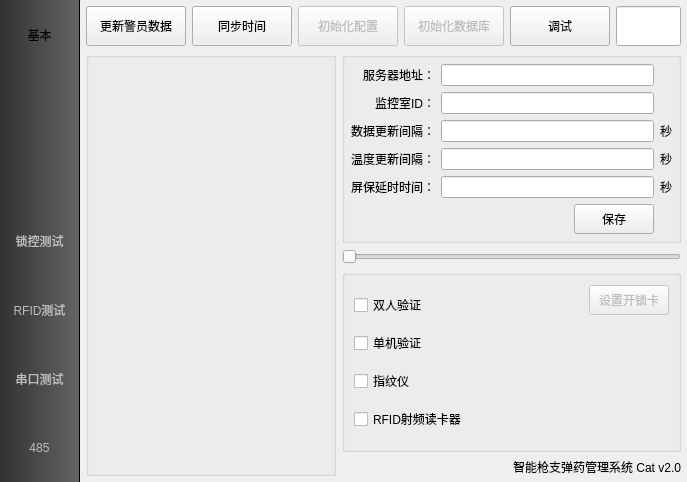
<?xml version="1.0" encoding="UTF-8"?>
<ui version="4.0">
 <class>Setup</class>
 <widget class="QWidget" name="Setup">
  <property name="geometry">
   <rect>
    <x>0</x>
    <y>0</y>
    <width>687</width>
    <height>482</height>
   </rect>
  </property>
  <layout class="QHBoxLayout" name="mainLayout">
   <property name="spacing">
    <number>0</number>
   </property>
   <property name="leftMargin">
    <number>0</number>
   </property>
   <property name="topMargin">
    <number>0</number>
   </property>
   <property name="rightMargin">
    <number>0</number>
   </property>
   <property name="bottomMargin">
    <number>0</number>
   </property>
   <item>
    <widget class="QWidget" name="buttonWidget" native="true">
     <property name="sizePolicy">
      <sizepolicy hsizetype="Fixed" vsizetype="Preferred">
       <horstretch>0</horstretch>
       <verstretch>0</verstretch>
      </sizepolicy>
     </property>
     <property name="minimumSize">
      <size>
       <width>80</width>
       <height>0</height>
      </size>
     </property>
     <property name="styleSheet">
      <string notr="true">background-color: qlineargradient(spread:pad, x1:0, y1:0, x2:1, y2:0, stop:0 rgba(50, 50, 50, 255), stop:1 rgba(100, 100, 100, 255));
border: none;
border-right:1px solid;
border-color: rgb(0, 0, 0);
</string>
     </property>
     <layout class="QVBoxLayout" name="buttonLayout">
      <property name="spacing">
       <number>0</number>
      </property>
      <property name="leftMargin">
       <number>0</number>
      </property>
      <property name="topMargin">
       <number>0</number>
      </property>
      <property name="rightMargin">
       <number>0</number>
      </property>
      <property name="bottomMargin">
       <number>0</number>
      </property>
      <item>
       <widget class="QToolButton" name="welcome">
        <property name="sizePolicy">
         <sizepolicy hsizetype="Preferred" vsizetype="Preferred">
          <horstretch>0</horstretch>
          <verstretch>0</verstretch>
         </sizepolicy>
        </property>
        <property name="text">
         <string>基本</string>
        </property>
       </widget>
      </item>
      <item>
       <widget class="QToolButton" name="setup6">
        <property name="enabled">
         <bool>false</bool>
        </property>
        <property name="sizePolicy">
         <sizepolicy hsizetype="Preferred" vsizetype="Preferred">
          <horstretch>0</horstretch>
          <verstretch>0</verstretch>
         </sizepolicy>
        </property>
       </widget>
      </item>
      <item>
       <widget class="QToolButton" name="setupMusic">
        <property name="enabled">
         <bool>false</bool>
        </property>
        <property name="sizePolicy">
         <sizepolicy hsizetype="Preferred" vsizetype="Preferred">
          <horstretch>0</horstretch>
          <verstretch>0</verstretch>
         </sizepolicy>
        </property>
        <property name="icon">
         <iconset resource="../ImgSrc.qrc">
          <normaloff>:/img/setup/music.png</normaloff>:/img/setup/music.png</iconset>
        </property>
        <property name="iconSize">
         <size>
          <width>40</width>
          <height>40</height>
         </size>
        </property>
       </widget>
      </item>
      <item>
       <widget class="QToolButton" name="lockTest">
        <property name="enabled">
         <bool>false</bool>
        </property>
        <property name="sizePolicy">
         <sizepolicy hsizetype="Preferred" vsizetype="Preferred">
          <horstretch>0</horstretch>
          <verstretch>0</verstretch>
         </sizepolicy>
        </property>
        <property name="text">
         <string>锁控测试</string>
        </property>
        <property name="icon">
         <iconset resource="../ImgSrc.qrc">
          <normaloff>:/img/setup/lock.png</normaloff>:/img/setup/lock.png</iconset>
        </property>
        <property name="iconSize">
         <size>
          <width>40</width>
          <height>40</height>
         </size>
        </property>
       </widget>
      </item>
      <item>
       <widget class="QToolButton" name="rfidTest">
        <property name="enabled">
         <bool>false</bool>
        </property>
        <property name="sizePolicy">
         <sizepolicy hsizetype="Preferred" vsizetype="Preferred">
          <horstretch>0</horstretch>
          <verstretch>0</verstretch>
         </sizepolicy>
        </property>
        <property name="text">
         <string>RFID测试</string>
        </property>
        <property name="icon">
         <iconset resource="../ImgSrc.qrc">
          <normaloff>:/img/setup/rfid.png</normaloff>:/img/setup/rfid.png</iconset>
        </property>
        <property name="iconSize">
         <size>
          <width>40</width>
          <height>40</height>
         </size>
        </property>
       </widget>
      </item>
      <item>
       <widget class="QToolButton" name="serialTest">
        <property name="enabled">
         <bool>false</bool>
        </property>
        <property name="sizePolicy">
         <sizepolicy hsizetype="Preferred" vsizetype="Preferred">
          <horstretch>0</horstretch>
          <verstretch>0</verstretch>
         </sizepolicy>
        </property>
        <property name="text">
         <string>串口测试</string>
        </property>
        <property name="icon">
         <iconset resource="../ImgSrc.qrc">
          <normaloff>:/img/setup/serial.png</normaloff>:/img/setup/serial.png</iconset>
        </property>
        <property name="iconSize">
         <size>
          <width>40</width>
          <height>40</height>
         </size>
        </property>
       </widget>
      </item>
      <item>
       <widget class="QToolButton" name="rs485Test">
        <property name="enabled">
         <bool>false</bool>
        </property>
        <property name="sizePolicy">
         <sizepolicy hsizetype="Preferred" vsizetype="Preferred">
          <horstretch>0</horstretch>
          <verstretch>0</verstretch>
         </sizepolicy>
        </property>
        <property name="text">
         <string>485</string>
        </property>
        <property name="iconSize">
         <size>
          <width>40</width>
          <height>40</height>
         </size>
        </property>
       </widget>
      </item>
     </layout>
    </widget>
   </item>
   <item>
    <widget class="QWidget" name="setupWidget" native="true">
     <layout class="QGridLayout" name="gridLayout_2">
      <property name="leftMargin">
       <number>6</number>
      </property>
      <property name="topMargin">
       <number>6</number>
      </property>
      <property name="rightMargin">
       <number>6</number>
      </property>
      <property name="bottomMargin">
       <number>6</number>
      </property>
      <item row="0" column="0" colspan="2">
       <widget class="QWidget" name="widget_2" native="true">
        <property name="sizePolicy">
         <sizepolicy hsizetype="Preferred" vsizetype="Fixed">
          <horstretch>0</horstretch>
          <verstretch>0</verstretch>
         </sizepolicy>
        </property>
        <layout class="QHBoxLayout" name="horizontalLayout_2">
         <property name="leftMargin">
          <number>0</number>
         </property>
         <property name="topMargin">
          <number>0</number>
         </property>
         <property name="rightMargin">
          <number>0</number>
         </property>
         <property name="bottomMargin">
          <number>0</number>
         </property>
         <item>
          <widget class="QPushButton" name="updatePolice">
           <property name="sizePolicy">
            <sizepolicy hsizetype="Fixed" vsizetype="Fixed">
             <horstretch>0</horstretch>
             <verstretch>0</verstretch>
            </sizepolicy>
           </property>
           <property name="minimumSize">
            <size>
             <width>100</width>
             <height>40</height>
            </size>
           </property>
           <property name="focusPolicy">
            <enum>Qt::NoFocus</enum>
           </property>
           <property name="text">
            <string>更新警员数据</string>
           </property>
          </widget>
         </item>
         <item>
          <widget class="QPushButton" name="updateTime">
           <property name="sizePolicy">
            <sizepolicy hsizetype="Fixed" vsizetype="Fixed">
             <horstretch>0</horstretch>
             <verstretch>0</verstretch>
            </sizepolicy>
           </property>
           <property name="minimumSize">
            <size>
             <width>100</width>
             <height>40</height>
            </size>
           </property>
           <property name="focusPolicy">
            <enum>Qt::NoFocus</enum>
           </property>
           <property name="text">
            <string>同步时间</string>
           </property>
          </widget>
         </item>
         <item>
          <widget class="QPushButton" name="initConfig">
           <property name="enabled">
            <bool>false</bool>
           </property>
           <property name="sizePolicy">
            <sizepolicy hsizetype="Fixed" vsizetype="Fixed">
             <horstretch>0</horstretch>
             <verstretch>0</verstretch>
            </sizepolicy>
           </property>
           <property name="minimumSize">
            <size>
             <width>100</width>
             <height>40</height>
            </size>
           </property>
           <property name="focusPolicy">
            <enum>Qt::NoFocus</enum>
           </property>
           <property name="text">
            <string>初始化配置</string>
           </property>
          </widget>
         </item>
         <item>
          <widget class="QPushButton" name="initDatabase">
           <property name="enabled">
            <bool>false</bool>
           </property>
           <property name="sizePolicy">
            <sizepolicy hsizetype="Fixed" vsizetype="Fixed">
             <horstretch>0</horstretch>
             <verstretch>0</verstretch>
            </sizepolicy>
           </property>
           <property name="minimumSize">
            <size>
             <width>100</width>
             <height>40</height>
            </size>
           </property>
           <property name="focusPolicy">
            <enum>Qt::NoFocus</enum>
           </property>
           <property name="text">
            <string>初始化数据库</string>
           </property>
          </widget>
         </item>
         <item>
          <widget class="QPushButton" name="openDebug">
           <property name="sizePolicy">
            <sizepolicy hsizetype="Fixed" vsizetype="Fixed">
             <horstretch>0</horstretch>
             <verstretch>0</verstretch>
            </sizepolicy>
           </property>
           <property name="minimumSize">
            <size>
             <width>100</width>
             <height>40</height>
            </size>
           </property>
           <property name="focusPolicy">
            <enum>Qt::NoFocus</enum>
           </property>
           <property name="text">
            <string>调试</string>
           </property>
          </widget>
         </item>
         <item>
          <widget class="QLineEdit" name="password">
           <property name="sizePolicy">
            <sizepolicy hsizetype="Expanding" vsizetype="Preferred">
             <horstretch>0</horstretch>
             <verstretch>0</verstretch>
            </sizepolicy>
           </property>
          </widget>
         </item>
        </layout>
       </widget>
      </item>
      <item row="1" column="1">
       <widget class="QGroupBox" name="groupBox_2">
        <layout class="QGridLayout" name="gridLayout">
         <property name="leftMargin">
          <number>6</number>
         </property>
         <property name="topMargin">
          <number>6</number>
         </property>
         <property name="rightMargin">
          <number>6</number>
         </property>
         <property name="bottomMargin">
          <number>6</number>
         </property>
         <item row="5" column="0" colspan="2">
          <widget class="QWidget" name="widget" native="true">
           <property name="sizePolicy">
            <sizepolicy hsizetype="Preferred" vsizetype="Fixed">
             <horstretch>0</horstretch>
             <verstretch>0</verstretch>
            </sizepolicy>
           </property>
           <layout class="QHBoxLayout" name="horizontalLayout">
            <property name="leftMargin">
             <number>0</number>
            </property>
            <property name="topMargin">
             <number>0</number>
            </property>
            <property name="rightMargin">
             <number>0</number>
            </property>
            <property name="bottomMargin">
             <number>0</number>
            </property>
            <item>
             <spacer name="horizontalSpacer">
              <property name="orientation">
               <enum>Qt::Horizontal</enum>
              </property>
              <property name="sizeHint" stdset="0">
               <size>
                <width>142</width>
                <height>20</height>
               </size>
              </property>
             </spacer>
            </item>
            <item>
             <widget class="QPushButton" name="saveButton">
              <property name="minimumSize">
               <size>
                <width>75</width>
                <height>30</height>
               </size>
              </property>
              <property name="text">
               <string>保存</string>
              </property>
             </widget>
            </item>
           </layout>
          </widget>
         </item>
         <item row="0" column="0">
          <widget class="QLabel" name="label_6">
           <property name="text">
            <string>服务器地址：</string>
           </property>
           <property name="alignment">
            <set>Qt::AlignRight|Qt::AlignTrailing|Qt::AlignVCenter</set>
           </property>
          </widget>
         </item>
         <item row="0" column="2">
          <widget class="QLabel" name="label"/>
         </item>
         <item row="0" column="1">
          <widget class="QLineEdit" name="serverIp">
           <property name="text">
            <string/>
           </property>
          </widget>
         </item>
         <item row="2" column="1">
          <widget class="QLineEdit" name="updateData"/>
         </item>
         <item row="2" column="0">
          <widget class="QLabel" name="label_2">
           <property name="text">
            <string>数据更新间隔：</string>
           </property>
          </widget>
         </item>
         <item row="3" column="0">
          <widget class="QLabel" name="label_5">
           <property name="text">
            <string>温度更新间隔：</string>
           </property>
          </widget>
         </item>
         <item row="3" column="2">
          <widget class="QLabel" name="label_4">
           <property name="text">
            <string>秒</string>
           </property>
          </widget>
         </item>
         <item row="2" column="2">
          <widget class="QLabel" name="label_3">
           <property name="text">
            <string>秒</string>
           </property>
          </widget>
         </item>
         <item row="3" column="1">
          <widget class="QLineEdit" name="updateTemper"/>
         </item>
         <item row="4" column="2">
          <widget class="QLabel" name="label_8">
           <property name="text">
            <string>秒</string>
           </property>
          </widget>
         </item>
         <item row="4" column="0">
          <widget class="QLabel" name="label_7">
           <property name="text">
            <string>屏保延时时间：</string>
           </property>
          </widget>
         </item>
         <item row="4" column="1">
          <widget class="QLineEdit" name="closeLcd"/>
         </item>
         <item row="1" column="0">
          <widget class="QLabel" name="label_10">
           <property name="text">
            <string>监控室ID：</string>
           </property>
           <property name="alignment">
            <set>Qt::AlignRight|Qt::AlignTrailing|Qt::AlignVCenter</set>
           </property>
          </widget>
         </item>
         <item row="1" column="1">
          <widget class="QLineEdit" name="roomId"/>
         </item>
        </layout>
       </widget>
      </item>
      <item row="3" column="1">
       <widget class="QGroupBox" name="groupBox">
        <layout class="QHBoxLayout" name="horizontalLayout_3">
         <property name="spacing">
          <number>0</number>
         </property>
         <property name="leftMargin">
          <number>0</number>
         </property>
         <property name="topMargin">
          <number>0</number>
         </property>
         <property name="rightMargin">
          <number>0</number>
         </property>
         <property name="bottomMargin">
          <number>0</number>
         </property>
         <item>
          <widget class="QWidget" name="widget_3" native="true">
           <layout class="QVBoxLayout" name="verticalLayout">
            <item>
             <widget class="QCheckBox" name="cBoxVManager">
              <property name="text">
               <string>双人验证</string>
              </property>
             </widget>
            </item>
            <item>
             <widget class="QCheckBox" name="cBoxLocalVerify">
              <property name="text">
               <string>单机验证</string>
              </property>
             </widget>
            </item>
            <item>
             <widget class="QCheckBox" name="haveUSBFinger">
              <property name="text">
               <string>指纹仪</string>
              </property>
             </widget>
            </item>
            <item>
             <widget class="QCheckBox" name="haveRFID">
              <property name="text">
               <string>RFID射频读卡器</string>
              </property>
             </widget>
            </item>
           </layout>
          </widget>
         </item>
         <item>
          <widget class="QWidget" name="widget_4" native="true">
           <property name="sizePolicy">
            <sizepolicy hsizetype="Fixed" vsizetype="Preferred">
             <horstretch>0</horstretch>
             <verstretch>0</verstretch>
            </sizepolicy>
           </property>
           <layout class="QVBoxLayout" name="verticalLayout_2">
            <item>
             <widget class="QPushButton" name="setOpenAllCard">
              <property name="enabled">
               <bool>false</bool>
              </property>
              <property name="sizePolicy">
               <sizepolicy hsizetype="Fixed" vsizetype="Fixed">
                <horstretch>0</horstretch>
                <verstretch>0</verstretch>
               </sizepolicy>
              </property>
              <property name="minimumSize">
               <size>
                <width>75</width>
                <height>30</height>
               </size>
              </property>
              <property name="text">
               <string>设置开锁卡</string>
              </property>
             </widget>
            </item>
            <item>
             <spacer name="verticalSpacer">
              <property name="orientation">
               <enum>Qt::Vertical</enum>
              </property>
              <property name="sizeHint" stdset="0">
               <size>
                <width>20</width>
                <height>94</height>
               </size>
              </property>
             </spacer>
            </item>
           </layout>
          </widget>
         </item>
        </layout>
       </widget>
      </item>
      <item row="2" column="1">
       <widget class="QSlider" name="setBackight">
        <property name="orientation">
         <enum>Qt::Horizontal</enum>
        </property>
       </widget>
      </item>
      <item row="4" column="1">
       <widget class="QLabel" name="about">
        <property name="sizePolicy">
         <sizepolicy hsizetype="Preferred" vsizetype="Fixed">
          <horstretch>0</horstretch>
          <verstretch>0</verstretch>
         </sizepolicy>
        </property>
        <property name="text">
         <string>智能枪支弹药管理系统 Cat v2.0</string>
        </property>
        <property name="alignment">
         <set>Qt::AlignRight|Qt::AlignTrailing|Qt::AlignVCenter</set>
        </property>
       </widget>
      </item>
      <item row="1" column="0" rowspan="4">
       <widget class="ZDiyList" name="roomList">
        <property name="minimumSize">
         <size>
          <width>250</width>
          <height>0</height>
         </size>
        </property>
       </widget>
      </item>
     </layout>
    </widget>
   </item>
  </layout>
 </widget>
 <customwidgets>
  <customwidget>
   <class>ZDiyList</class>
   <extends>QGroupBox</extends>
   <header location="global">zdiylist.h</header>
   <container>1</container>
  </customwidget>
 </customwidgets>
 <resources>
  <include location="../ImgSrc.qrc"/>
 </resources>
 <connections/>
</ui>
